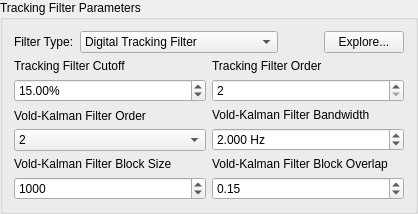
        <widget class="QGroupBox" name="tracking_filter_groupbox">
         <property name="title">
          <string>Tracking Filter Parameters</string>
         </property>
         <layout class="QGridLayout" name="gridLayout_11">
          <item row="2" column="0">
           <layout class="QVBoxLayout" name="tracking_filter_cutoff_layout">
            <item>
             <widget class="QLabel" name="tracking_filter_cutoff_label">
              <property name="text">
               <string>Tracking Filter Cutoff</string>
              </property>
             </widget>
            </item>
            <item>
             <widget class="QDoubleSpinBox" name="tracking_filter_cutoff_selector">
              <property name="toolTip">
               <string>&lt;html&gt;&lt;head/&gt;&lt;body&gt;&lt;p&gt;&lt;span style=&quot; font-weight:600;&quot;&gt;Tracking Filter Cutoff&lt;/span&gt;&lt;/p&gt;&lt;p&gt;A cutoff in percent of the nominal frequency to use in the digital tracking filter.  This value allows the user to specify the trade-off between a faster filter with less noise rejection and a slower filter with more noise rejection.&lt;/p&gt;&lt;/body&gt;&lt;/html&gt;</string>
              </property>
              <property name="suffix">
               <string>%</string>
              </property>
              <property name="minimum">
               <double>0.000000000000000</double>
              </property>
              <property name="maximum">
               <double>100.000000000000000</double>
              </property>
              <property name="singleStep">
               <double>5.000000000000000</double>
              </property>
              <property name="value">
               <double>15.000000000000000</double>
              </property>
             </widget>
            </item>
           </layout>
          </item>
          <item row="4" column="0">
           <layout class="QVBoxLayout" name="vk_filter_block_size_layout">
            <item>
             <widget class="QLabel" name="vk_filter_block_size_label">
              <property name="text">
               <string>Vold-Kalman Filter Block Size</string>
              </property>
             </widget>
            </item>
            <item>
             <widget class="QSpinBox" name="vk_filter_block_size_selector">
              <property name="toolTip">
               <string>&lt;html&gt;&lt;head/&gt;&lt;body&gt;&lt;p&gt;&lt;span style=&quot; font-weight:600;&quot;&gt;Vold-Kalman Filter Block Size&lt;/span&gt;&lt;/p&gt;&lt;p&gt;The Vold-Kalman filter is meant to be run on entire signals and has start and end effects.  To transform the Vold-Kalman filter into an on-line filter, an Overlap-and-Add strategy is utilized.  This parameter specifies the size of the blocks of data analyzed by each pass of the Vold-Kalman filter.&lt;/p&gt;&lt;/body&gt;&lt;/html&gt;</string>
              </property>
              <property name="minimum">
               <number>10</number>
              </property>
              <property name="maximum">
               <number>999999999</number>
              </property>
              <property name="value">
               <number>1000</number>
              </property>
             </widget>
            </item>
           </layout>
          </item>
          <item row="3" column="1">
           <layout class="QVBoxLayout" name="vk_filter_bandwidth_layout">
            <item>
             <widget class="QLabel" name="vk_filter_bandwidth_label">
              <property name="text">
               <string>Vold-Kalman Filter Bandwidth</string>
              </property>
             </widget>
            </item>
            <item>
             <widget class="QDoubleSpinBox" name="vk_filter_bandwidth_selector">
              <property name="toolTip">
               <string>&lt;html&gt;&lt;head/&gt;&lt;body&gt;&lt;p&gt;&lt;span style=&quot; font-weight:600;&quot;&gt;Vold-Kalman Filter Bandwidth&lt;/span&gt;&lt;/p&gt;&lt;p&gt;This parameter adjusts the pass-band of the Vold-Kalman filter, which allows the users to specify the trade-off between noise rejection and filter response time.&lt;/p&gt;&lt;/body&gt;&lt;/html&gt;</string>
              </property>
              <property name="suffix">
               <string> Hz</string>
              </property>
              <property name="decimals">
               <number>3</number>
              </property>
              <property name="minimum">
               <double>0.001000000000000</double>
              </property>
              <property name="maximum">
               <double>100000000.000000000000000</double>
              </property>
              <property name="value">
               <double>2.000000000000000</double>
              </property>
             </widget>
            </item>
           </layout>
          </item>
          <item row="4" column="1">
           <layout class="QVBoxLayout" name="vk_filter_block_overlap_layout">
            <item>
             <widget class="QLabel" name="vk_filter_block_overlap_label">
              <property name="text">
               <string>Vold-Kalman Filter Block Overlap</string>
              </property>
             </widget>
            </item>
            <item>
             <widget class="QDoubleSpinBox" name="vk_filter_block_overlap_selector">
              <property name="toolTip">
               <string>&lt;html&gt;&lt;head/&gt;&lt;body&gt;&lt;p&gt;&lt;span style=&quot; font-weight:600;&quot;&gt;Vold-Kalman Filter Block Overlap&lt;/span&gt;&lt;/p&gt;&lt;p&gt;The Vold-Kalman filter is meant to be run on entire signals and has start and end effects. To transform the Vold-Kalman filter into an on-line filter, an Overlap-and-Add strategy is utilized. This parameter specifies the overlap between subsequent measurement frames, aiming to remove the end effects of the filter.&lt;/p&gt;&lt;/body&gt;&lt;/html&gt;</string>
              </property>
              <property name="maximum">
               <double>0.500000000000000</double>
              </property>
              <property name="singleStep">
               <double>0.100000000000000</double>
              </property>
              <property name="value">
               <double>0.150000000000000</double>
              </property>
             </widget>
            </item>
           </layout>
          </item>
          <item row="1" column="0" colspan="2">
           <layout class="QHBoxLayout" name="filter_type_layout">
            <item>
             <widget class="QLabel" name="filter_type_label">
              <property name="text">
               <string>Filter Type:</string>
              </property>
             </widget>
            </item>
            <item>
             <widget class="QComboBox" name="filter_type_selector">
              <property name="sizePolicy">
               <sizepolicy hsizetype="Preferred" vsizetype="Fixed">
                <horstretch>0</horstretch>
                <verstretch>0</verstretch>
               </sizepolicy>
              </property>
              <property name="toolTip">
               <string>&lt;html&gt;&lt;head/&gt;&lt;body&gt;&lt;p&gt;&lt;span style=&quot; font-weight:600;&quot;&gt;Filter Type&lt;/span&gt;&lt;/p&gt;&lt;p&gt;The type of filter used to extract the sinusoidal components from the running time data.  The Digital Tracking Filter is a less computationally intensive filter, but can struggle to reject noise, other environments, or multiple sine tones.  The Overlapped Vold-Kalman filter will do a better job rejecting noise and other environments, and can seamlessly handle multiple overlapping sine tones if they are all defined in this environment.  For large tests, the Overlapped Vold-Kalman filter may not be able to be run real-time, which can cause underflow issues as the controller is waiting for its next control decision.  &lt;span style=&quot; font-style:italic;&quot;&gt;It is highly recommended that users use the Explore... button to carefully evaluate their filter parameters and computational complexity!&lt;/span&gt;&lt;/p&gt;&lt;/body&gt;&lt;/html&gt;</string>
              </property>
              <property name="currentIndex">
               <number>0</number>
              </property>
              <item>
               <property name="text">
                <string>Digital Tracking Filter</string>
               </property>
              </item>
              <item>
               <property name="text">
                <string>Overlapped Vold-Kalman Filter</string>
               </property>
              </item>
             </widget>
            </item>
            <item>
             <spacer name="filter_type_spacer">
              <property name="orientation">
               <enum>Qt::Horizontal</enum>
              </property>
              <property name="sizeHint" stdset="0">
               <size>
                <width>40</width>
                <height>20</height>
               </size>
              </property>
             </spacer>
            </item>
            <item>
             <widget class="QPushButton" name="explore_filter_button">
              <property name="toolTip">
               <string>&lt;html&gt;&lt;head/&gt;&lt;body&gt;&lt;p&gt;&lt;span style=&quot; font-weight:600;&quot;&gt;Explore...&lt;/span&gt;&lt;/p&gt;&lt;p&gt;Bring up a dialog box allowing the user to explore filter settings for their given test.  The user should have their specifications defined prior to clicking this button to ensure filter exploration is performed on the most realistic dataset.&lt;/p&gt;&lt;/body&gt;&lt;/html&gt;</string>
              </property>
              <property name="text">
               <string>Explore...</string>
              </property>
             </widget>
            </item>
           </layout>
          </item>
          <item row="2" column="1">
           <layout class="QVBoxLayout" name="tracking_filter_order_layout">
            <item>
             <widget class="QLabel" name="tracking_filter_order_label">
              <property name="text">
               <string>Tracking Filter Order</string>
              </property>
             </widget>
            </item>
            <item>
             <widget class="QSpinBox" name="tracking_filter_order_selector">
              <property name="enabled">
               <bool>true</bool>
              </property>
              <property name="toolTip">
               <string>&lt;html&gt;&lt;head/&gt;&lt;body&gt;&lt;p&gt;&lt;span style=&quot; font-weight:600;&quot;&gt;Tracking Filter Order&lt;/span&gt;&lt;/p&gt;&lt;p&gt;This value allows the user to specify the order of the filter used in the digital tracking filter.&lt;/p&gt;&lt;/body&gt;&lt;/html&gt;</string>
              </property>
              <property name="minimum">
               <number>2</number>
              </property>
              <property name="maximum">
               <number>8</number>
              </property>
              <property name="value">
               <number>2</number>
              </property>
             </widget>
            </item>
           </layout>
          </item>
          <item row="3" column="0">
           <layout class="QVBoxLayout" name="vk_filter_order_layout">
            <item>
             <widget class="QLabel" name="vk_filter_order_label">
              <property name="text">
               <string>Vold-Kalman Filter Order</string>
              </property>
             </widget>
            </item>
            <item>
             <widget class="QComboBox" name="vk_filter_order_selector">
              <property name="toolTip">
               <string>&lt;html&gt;&lt;head/&gt;&lt;body&gt;&lt;p&gt;&lt;span style=&quot; font-weight:600;&quot;&gt;Vold-Kalman Filter Order&lt;/span&gt;&lt;/p&gt;&lt;p&gt;This value specifies the filter order of the Vold-Kalman filter, which modifies the filter response speed and computational complexity.&lt;/p&gt;&lt;/body&gt;&lt;/html&gt;</string>
              </property>
              <property name="currentIndex">
               <number>1</number>
              </property>
              <item>
               <property name="text">
                <string>1</string>
               </property>
              </item>
              <item>
               <property name="text">
                <string>2</string>
               </property>
              </item>
              <item>
               <property name="text">
                <string>3</string>
               </property>
              </item>
             </widget>
            </item>
           </layout>
          </item>
         </layout>
        </widget>
